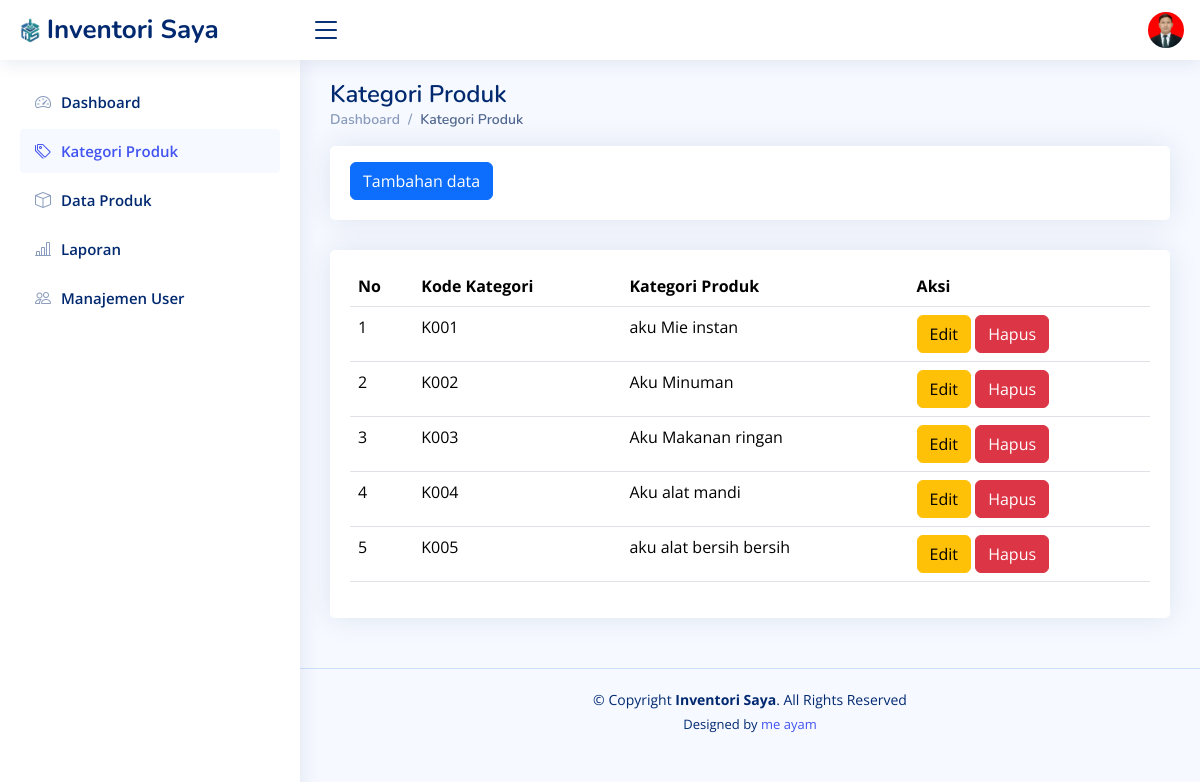
/kategori_produk.php (signed in), run on the app's committed database.
### tables this page shows
CREATE TABLE `categories` (
  `id` int(11) NOT NULL,
  `kd_kat` varchar(6) NOT NULL,
  `category_name` varchar(100) NOT NULL
);

### kategori_produk.php (the view, shortened to what this page needs)
<!DOCTYPE html>
<html lang="en">
<head>
  <link href="assets/vendor/bootstrap/css/bootstrap.min.css" rel="stylesheet">
  <link href="assets/vendor/bootstrap-icons/bootstrap-icons.css" rel="stylesheet">
  <link href="assets/vendor/boxicons/css/boxicons.min.css" rel="stylesheet">
  <link href="assets/vendor/quill/quill.snow.css" rel="stylesheet">
  <link href="assets/vendor/quill/quill.bubble.css" rel="stylesheet">
  <link href="assets/vendor/remixicon/remixicon.css" rel="stylesheet">
  <link href="assets/vendor/simple-datatables/style.css" rel="stylesheet">
  <link href="assets/css/style.css" rel="stylesheet">
</head>
<body>
  <header id="header" class="header fixed-top d-flex align-items-center">
    <div class="d-flex align-items-center justify-content-between">
      <a href="index.php" class="logo d-flex align-items-center">
        <img src="assets/img/akulogo.jpg" alt="">
        <span class="d-none d-lg-block">Inventori Saya</span>
      </a>
      <i class="bi bi-list toggle-sidebar-btn"></i>
    </div>
<nav class="header-nav ms-auto">
  <ul class="d-flex align-items-center">
    <li class="nav-item dropdown pe-3">
      <a
        class="nav-link nav-profile d-flex align-items-center pe-0"
        href="#"
        data-bs-toggle="dropdown">
        <img
          src="assets/img/profile-img.jpg"
          alt="Profile"
          class="rounded-circle" /> </a>
      </li>
    </ul>
</nav>
  </header>
  <aside id="sidebar" class="sidebar">
    <ul class="sidebar-nav" id="sidebar-nav">
      <li class="nav-item">
        <a class="nav-link collapsed" href="index.php">
          <i class="bi bi-speedometer2"></i>
          <span>Dashboard</span>
        </a>
      </li>
      <li class="nav-item">
        <a class="nav-link" href="kategori_produk.php">
          <i class="bi bi-tags"></i>
          <span>Kategori Produk</span>
        </a>
      </li>
      <li class="nav-item">
        <a class="nav-link collapsed" href="produk.php">
          <i class="bi bi-box"></i>
          <span>Data Produk</span>
        </a>
      </li>
      <li class="nav-item">
        <a class="nav-link collapsed" href="laporan.php">
          <i class="bi bi-bar-chart-line"></i>
          <span>Laporan</span>
        </a>
      </li>
      <li class="nav-item">
        <a class="nav-link collapsed" href="users.php">
          <i class="bi bi-people"></i>
          <span>Manajemen User</span>
        </a>
      </li>
    </ul>
  </aside>
  <main id="main" class="main">
    <div class="pagetitle">
      <h1>Kategori Produk</h1>
      <nav>
        <ol class="breadcrumb">
          <li class="breadcrumb-item"><a href="index.php">Dashboard</a></li>
          <li class="breadcrumb-item active">Kategori Produk</li>
        </ol>
      </nav>
    </div>
      <div class="row">
        <div class="col-lg-12">
          <div class="card">
            <div class="card-body mt-3">
              <a href="t_kat.php" class="btn btn-primary">Tambahan data</a>
            </div>
          </div>
        </div>
      </div>
    <section class="section">
      <div class="row">
        <div class="col-lg-12">
          <div class="card">
            <div class="card-body mt-3">
              <table class="table datatable">
                <thead>
                  <tr>
                    <th scope="col">No</th>
                    <th scope="col">Kode Kategori</th>
                    <th scope="col">Kategori Produk</th>
                    <th scope="col">Aksi</th>
                  </tr>
                </thead>
                <tbody>
                   <?php
                  include "koneksi.php";
                  $no = 1;
                  $sql = mysqli_query($conn, "SELECT * FROM categories");
                  while ($data = mysqli_fetch_array($sql)) {
                  ?>
                    <tr>
                      <td><?php echo $no++; ?></td>
                      <td><?php echo $data['kd_kat']; ?></td>
                      <td><?php echo $data['category_name']; ?></td>
                      <td>
                        <a href="e_kat.php?id=<?php echo $data['id']; ?>" class="btn btn-warning">Edit</a>
                        <a href="h_kat.php?id=<?php echo $data['id']; ?>" class="btn btn-danger" onclick="return confirm('Apakah Anda Yakin Ingin Menghapus Data?')">Hapus</a>
                      </td>
                    </tr>
                  <?php } ?>
                </tbody>
              </table>
            </div>
          </div>
        </div>
      </div>
    </section>
  </main>
  <footer id="footer" class="footer">
    <div class="copyright">
      &copy; Copyright <strong><span>Inventori Saya</span></strong>. All Rights Reserved
    </div>
    <div class="credits">
      Designed by <a href="https://www.instagram.com/regitriw/">me ayam</a>
    </div>
  </footer>
</body>
</html>

### assets/css/style.css (style rules this page uses)
:root { scroll-behavior: smooth; }
body { font-family: "Open Sans", sans-serif; background: #f6f9ff; color: #444444; }
a { color: #4154f1; text-decoration: none; }
h1, h2, h3, h4, h5, h6 { font-family: "Nunito", sans-serif; }
#main { margin-top: 60px; padding: 20px 30px; transition: all 0.3s; }
.pagetitle { margin-bottom: 10px; }
.pagetitle h1 { font-size: 24px; margin-bottom: 0; font-weight: 600; color: #012970; }
.card { margin-bottom: 30px; border: none; border-radius: 5px; box-shadow: 0px 0 30px rgba(1, 41, 112, 0.1); }
.card-body { padding: 0 20px 20px 20px; }
.breadcrumb { font-size: 14px; font-family: "Nunito", sans-serif; color: #899bbd; font-weight: 600; }
.breadcrumb a { color: #899bbd; transition: 0.3s; }
.breadcrumb .breadcrumb-item::before { color: #899bbd; }
.breadcrumb .active { color: #51678f; font-weight: 600; }
.logo { line-height: 1; }
@media (min-width: 1200px) { .logo { width: 280px; } }
.logo img { max-height: 26px; margin-right: 6px; }
.logo span { font-size: 26px; font-weight: 700; color: #012970; font-family: "Nunito", sans-serif; }
.header { transition: all 0.5s; z-index: 997; height: 60px; box-shadow: 0px 2px 20px rgba(1, 41, 112, 0.1); background-color: #fff; padding-left: 20px; }
.header .toggle-sidebar-btn { font-size: 32px; padding-left: 10px; cursor: pointer; color: #012970; }
.header-nav ul { list-style: none; }
.header-nav>ul { margin: 0; padding: 0; }
.header-nav .nav-profile { color: #012970; }
.header-nav .nav-profile img { max-height: 36px; }
.sidebar { position: fixed; top: 60px; left: 0; bottom: 0; width: 300px; z-index: 996; transition: all 0.3s; padding: 20px; overflow-y: auto; scrollbar-width: thin; scrollbar-color: #aab7cf transparent; box-shadow: 0px 0px 20px rgba(1, 41, 112, 0.1); background-color: #fff; }
@media (min-width: 1200px) { #main, #footer { margin-left: 300px; } }
.sidebar-nav { padding: 0; margin: 0; list-style: none; }
.sidebar-nav li { padding: 0; margin: 0; list-style: none; }
.sidebar-nav .nav-item { margin-bottom: 5px; }
.sidebar-nav .nav-link { display: flex; align-items: center; font-size: 15px; font-weight: 600; color: #4154f1; transition: 0.3; background: #f6f9ff; padding: 10px 15px; border-radius: 4px; }
.sidebar-nav .nav-link i { font-size: 16px; margin-right: 10px; color: #4154f1; }
.sidebar-nav .nav-link.collapsed { color: #012970; background: #fff; }
.sidebar-nav .nav-link.collapsed i { color: #899bbd; }
.footer { padding: 20px 0; font-size: 14px; transition: all 0.3s; border-top: 1px solid #cddfff; }
.footer .copyright { text-align: center; color: #012970; }
.footer .credits { padding-top: 5px; text-align: center; font-size: 13px; color: #012970; }

### data on the page
categories: kd_kat "K001", category_name "aku Mie instan"
categories: kd_kat "K002", category_name "Aku Minuman"
categories: kd_kat "K003", category_name "Aku Makanan ringan"
categories: kd_kat "K004", category_name "Aku alat mandi"
categories: kd_kat "K005", category_name "aku alat bersih bersih"
